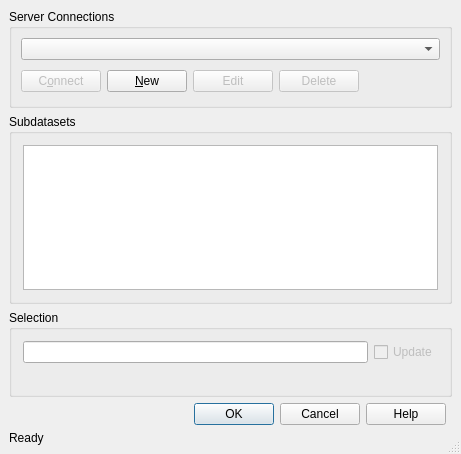
<?xml version="1.0" encoding="UTF-8"?>
<ui version="4.0">
 <class>SelectGeoRasterBase</class>
 <widget class="QDialog" name="SelectGeoRasterBase">
  <property name="geometry">
   <rect>
    <x>0</x>
    <y>0</y>
    <width>461</width>
    <height>454</height>
   </rect>
  </property>
  <property name="windowTitle">
   <string>Select Oracle Spatial GeoRaster</string>
  </property>
  <property name="windowIcon">
   <iconset>
    <normaloff>../../ui</normaloff>../../ui</iconset>
  </property>
  <property name="sizeGripEnabled">
   <bool>true</bool>
  </property>
  <property name="modal">
   <bool>true</bool>
  </property>
  <layout class="QGridLayout">
   <property name="margin">
    <number>9</number>
   </property>
   <property name="spacing">
    <number>6</number>
   </property>
   <item row="0" column="0" colspan="2">
    <widget class="QGroupBox" name="GroupBox1">
     <property name="title">
      <string>Server Connections</string>
     </property>
     <layout class="QGridLayout">
      <property name="margin">
       <number>9</number>
      </property>
      <property name="spacing">
       <number>6</number>
      </property>
      <item row="0" column="0" colspan="5">
       <widget class="QComboBox" name="cmbConnections"/>
      </item>
      <item row="1" column="2">
       <widget class="QPushButton" name="btnEdit">
        <property name="enabled">
         <bool>false</bool>
        </property>
        <property name="text">
         <string>Edit</string>
        </property>
       </widget>
      </item>
      <item row="1" column="3">
       <widget class="QPushButton" name="btnDelete">
        <property name="enabled">
         <bool>false</bool>
        </property>
        <property name="text">
         <string>Delete</string>
        </property>
       </widget>
      </item>
      <item row="1" column="1">
       <widget class="QPushButton" name="btnNew">
        <property name="text">
         <string>&amp;New</string>
        </property>
       </widget>
      </item>
      <item row="1" column="0">
       <widget class="QPushButton" name="btnConnect">
        <property name="enabled">
         <bool>false</bool>
        </property>
        <property name="text">
         <string>C&amp;onnect</string>
        </property>
       </widget>
      </item>
      <item row="1" column="4">
       <spacer>
        <property name="orientation">
         <enum>Qt::Horizontal</enum>
        </property>
        <property name="sizeType">
         <enum>QSizePolicy::Expanding</enum>
        </property>
        <property name="sizeHint" stdset="0">
         <size>
          <width>131</width>
          <height>30</height>
         </size>
        </property>
       </spacer>
      </item>
     </layout>
    </widget>
   </item>
   <item row="1" column="0" colspan="2">
    <widget class="QGroupBox" name="btnGrpImageEncoding">
     <property name="sizePolicy">
      <sizepolicy hsizetype="Preferred" vsizetype="Preferred">
       <horstretch>0</horstretch>
       <verstretch>0</verstretch>
      </sizepolicy>
     </property>
     <property name="minimumSize">
      <size>
       <width>16</width>
       <height>64</height>
      </size>
     </property>
     <property name="title">
      <string>Subdatasets</string>
     </property>
     <layout class="QVBoxLayout" name="verticalLayout">
      <item>
       <widget class="QListWidget" name="listWidget">
        <property name="sizePolicy">
         <sizepolicy hsizetype="Expanding" vsizetype="Expanding">
          <horstretch>0</horstretch>
          <verstretch>0</verstretch>
         </sizepolicy>
        </property>
        <property name="autoFillBackground">
         <bool>false</bool>
        </property>
       </widget>
      </item>
     </layout>
    </widget>
   </item>
   <item row="3" column="0">
    <widget class="QDialogButtonBox" name="buttonBox">
     <property name="standardButtons">
      <set>QDialogButtonBox::Cancel|QDialogButtonBox::Help|QDialogButtonBox::Ok</set>
     </property>
    </widget>
   </item>
   <item row="2" column="0" colspan="2">
    <widget class="QGroupBox" name="gbCRS">
     <property name="title">
      <string>Selection</string>
     </property>
     <layout class="QGridLayout" name="gridLayout">
      <item row="0" column="0">
       <widget class="QLineEdit" name="lineEdit"/>
      </item>
      <item row="0" column="1">
       <widget class="QCheckBox" name="checkBox">
        <property name="enabled">
         <bool>false</bool>
        </property>
        <property name="text">
         <string>Update</string>
        </property>
       </widget>
      </item>
      <item row="1" column="0">
       <widget class="QLabel" name="labelCoordRefSys">
        <property name="text">
         <string/>
        </property>
       </widget>
      </item>
     </layout>
    </widget>
   </item>
   <item row="4" column="0">
    <widget class="QLabel" name="labelStatus">
     <property name="sizePolicy">
      <sizepolicy hsizetype="Ignored" vsizetype="Preferred">
       <horstretch>0</horstretch>
       <verstretch>0</verstretch>
      </sizepolicy>
     </property>
     <property name="text">
      <string>Ready</string>
     </property>
     <property name="wordWrap">
      <bool>false</bool>
     </property>
    </widget>
   </item>
  </layout>
 </widget>
 <layoutdefault spacing="6" margin="11"/>
 <tabstops>
  <tabstop>cmbConnections</tabstop>
  <tabstop>btnConnect</tabstop>
  <tabstop>btnNew</tabstop>
  <tabstop>btnEdit</tabstop>
  <tabstop>btnDelete</tabstop>
  <tabstop>listWidget</tabstop>
  <tabstop>lineEdit</tabstop>
  <tabstop>checkBox</tabstop>
  <tabstop>buttonBox</tabstop>
 </tabstops>
 <resources/>
 <connections>
  <connection>
   <sender>buttonBox</sender>
   <signal>accepted()</signal>
   <receiver>SelectGeoRasterBase</receiver>
   <slot>accept()</slot>
   <hints>
    <hint type="sourcelabel">
     <x>378</x>
     <y>406</y>
    </hint>
    <hint type="destinationlabel">
     <x>460</x>
     <y>372</y>
    </hint>
   </hints>
  </connection>
  <connection>
   <sender>buttonBox</sender>
   <signal>rejected()</signal>
   <receiver>SelectGeoRasterBase</receiver>
   <slot>reject()</slot>
   <hints>
    <hint type="sourcelabel">
     <x>297</x>
     <y>406</y>
    </hint>
    <hint type="destinationlabel">
     <x>455</x>
     <y>434</y>
    </hint>
   </hints>
  </connection>
 </connections>
</ui>
